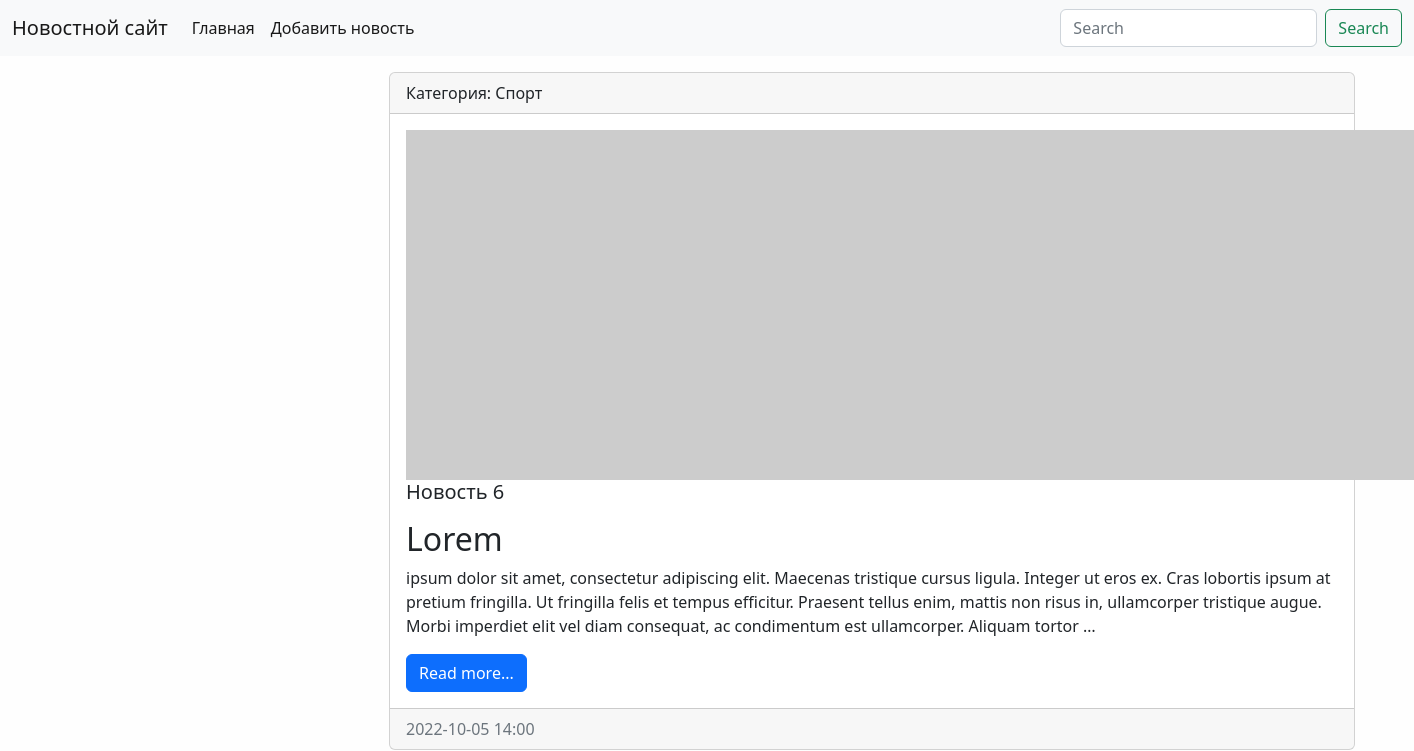
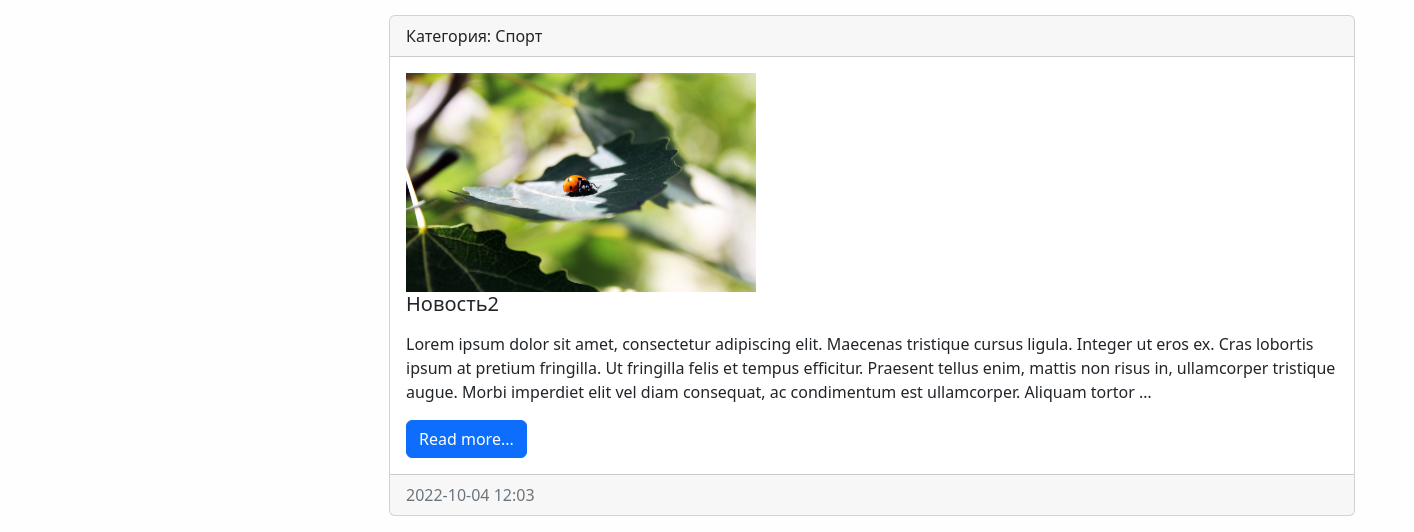
Page /category/2 on the earlier database version (2 pictures, top to bottom).
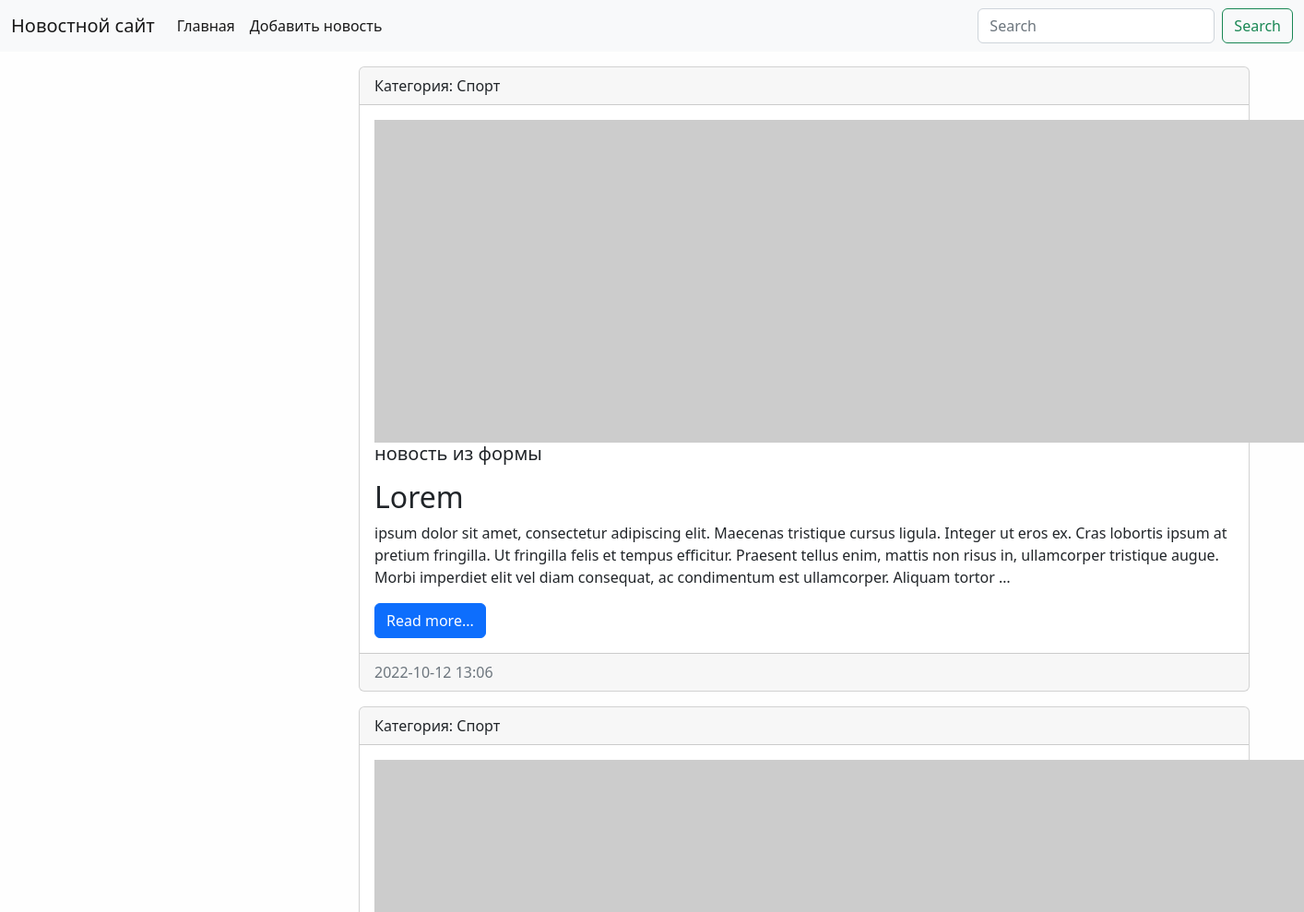
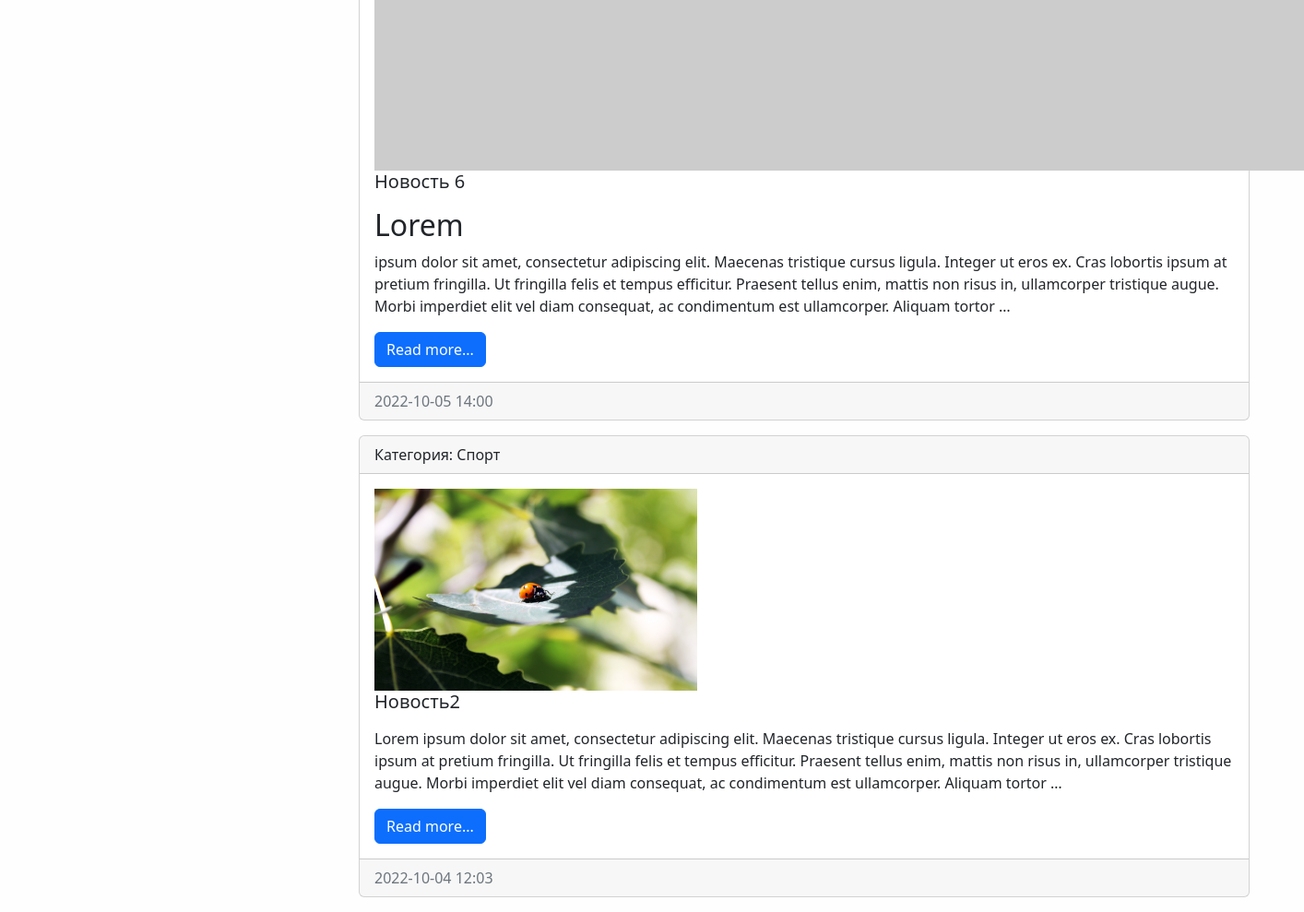
Same page on the later database version (2 pictures, top to bottom).
### news/models.py (models this page shows, shortened)
class News(models.Model):
    title = models.CharField(max_length=150, verbose_name='Наименование')
    content = models.TextField(blank=True, verbose_name='Контент')  # blank - не обязательно к заполнению
    created_at = models.DateTimeField(auto_now_add=True, verbose_name='Дата публикации')
    updated_at = models.DateTimeField(auto_now=True, verbose_name='Обновлено')
    photo = models.ImageField(upload_to='photos/%Y/%m/%d/', verbose_name='Фото', blank=True)
    is_published = models.BooleanField(default=True, verbose_name='Опубликовано')
    category = models.ForeignKey('Category', on_delete=models.PROTECT, null=True, blank=True,
                                 verbose_name='Категория')
    def get_absolute_url(self):
        return reverse('view_news', kwargs={"news_id": self.pk})
    class Meta:
        verbose_name = 'Новость'  # ед число
        verbose_name_plural = 'Новости'  # мн число
        ordering = ['-created_at']  # sort

class Category(models.Model):
    title = models.CharField(max_length=150, db_index=True,
                             verbose_name='Наименование категории')  # db_index индексирует поле
    def __str__(self):
        return self.title
    class Meta:
        verbose_name = 'Категория'  # ед число
        verbose_name_plural = 'Категории'  # мн число
        ordering = ['title']  # sort

### news/views.py (the view)
# urls.py: path('category/<int:category_id>', get_category, name='category'),
def get_category(request, category_id):
    news = News.objects.filter(category_id = category_id) # фильтр для выборки определнных категорий
    category = Category.objects.get(pk=category_id) # вытягиваем с бд категории
    context = {
        'news' : news,
        'category': category
    }
    return render(request, 'news/category.html',context )

### news/templates/news/category.html (shortened to what this page needs)
{% extends 'base.html' %}
{% block content %}
{% for item in news %}
<div class="card mb-3">
    <div class="card-header">
        Категория: {{ item.category }}
    </div>
    <div class="card-body">
        <div class="media">
            {% if item.photo %}
            <img src="{{ item.photo.url }}" alt="" width="350" class="mr-3">
            {% else %}
            <img src="https://picsum.photos/id/1060/350/300/?blur=2" class="mr-3">
            {% endif %}
            <div class="media-body">
                <h5 class="card-title">{{ item.title }}</h5>
                <p class="card-text">{{ item.content|safe|linebreaks|truncatewords:50 }}</p>
                <a href="{{ item.get_absolute_url }}" class="btn btn-primary">Read more...</a>
            </div>
        </div>
    </div>
    <div class="card-footer text-muted">
        {{ item.created_at|date:"Y-m-d H:i" }}
    </div>
</div>
{% endfor %}
{% endblock %}

Differences in the rows shown:
added News: category "Спорт", title "новость из формы", content "Lorem ipsum dolor sit amet, consectetur adipiscing elit. Maecenas tristique cursus ligula. Integer ut eros ex. Cras lobortis ipsum at pretium fringilla. Ut fringilla felis et tempus efficitur. Praesent tellus enim, mattis non risus in, ullamcorper tristique augue. Morbi imperdiet elit vel diam consequat, ac condimentum est ullamcorper. Aliquam tortor …", created_at "2022-10-12 13:06"
